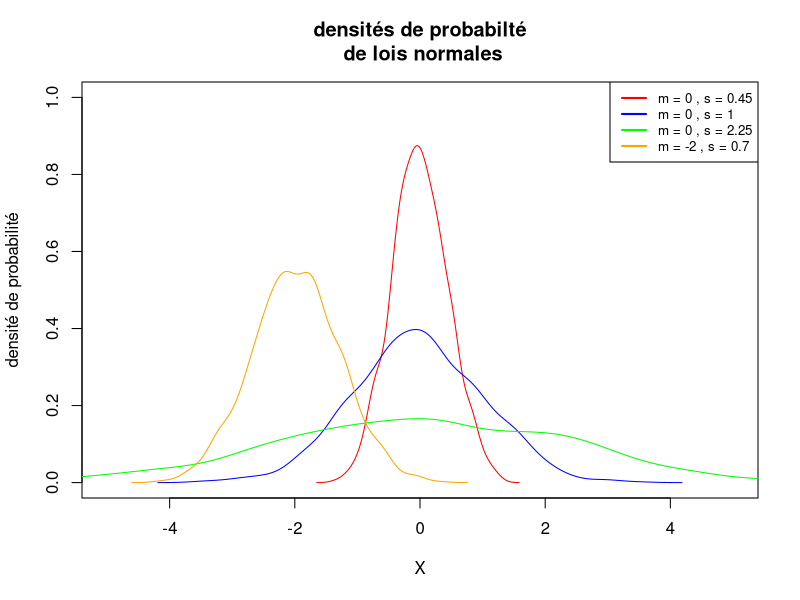
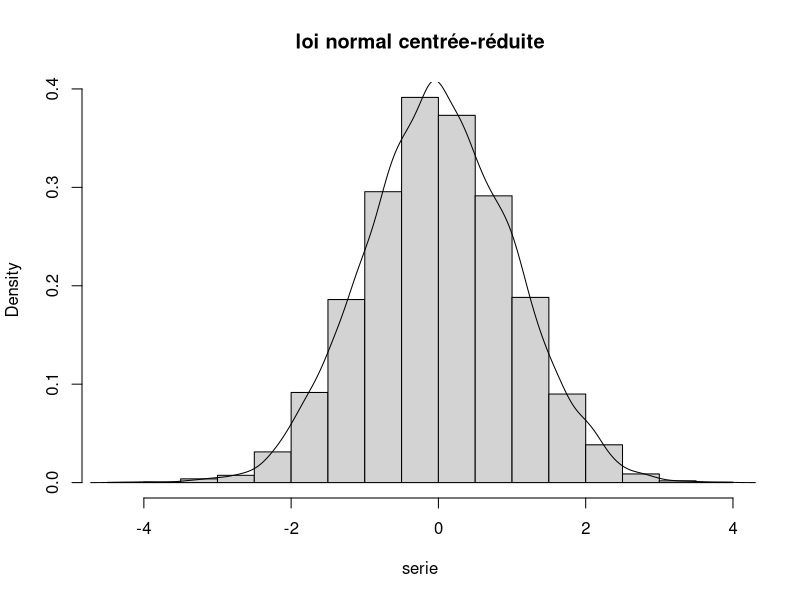

Reproduce these figures in R, in order.
#Exercice 1
par(mfrow=c(1,1))
plot(NA,xlim=c(-5,5),ylim=c(0,1),xlab="X",
     ylab="densité de probabilité",
     main="densités de probabilté\n de lois normales")

# Tracer la densité de probabilité pour chaque simulation
moyennes <- c(0, 0, 0, -2)
sigmas <- c(0.45, 1, 2.25, 0.7)
colors <- c("red", "blue", "green", "orange")
legend_labels <- c()
for (i in 1:length(moyennes)) {
  serie = rnorm(n = 1000, 
                mean = moyennes[i], 
                sd = sigmas[i])
  lines(density(serie), col = colors[i])
  legend_labels <- c(legend_labels, paste("m =", moyennes[i], ",", "s =", sigmas[i]))
}

# Ajouter une légende
legend("topright", legend=legend_labels, col=colors, lwd=2, cex=0.8)

serie= rnorm(n=1e4, mean = 0, sd = 1)

hist(serie, main = "loi normal centrée-réduite",
     probability = TRUE)
lines(density(serie))
median(serie)
quantile(serie)
quantile(serie, 
         probs = seq(from = 0, 
                     to = 1, by = 0.01))

quantile(serie, 
         probs = 0.95)
# environ 1,64  
